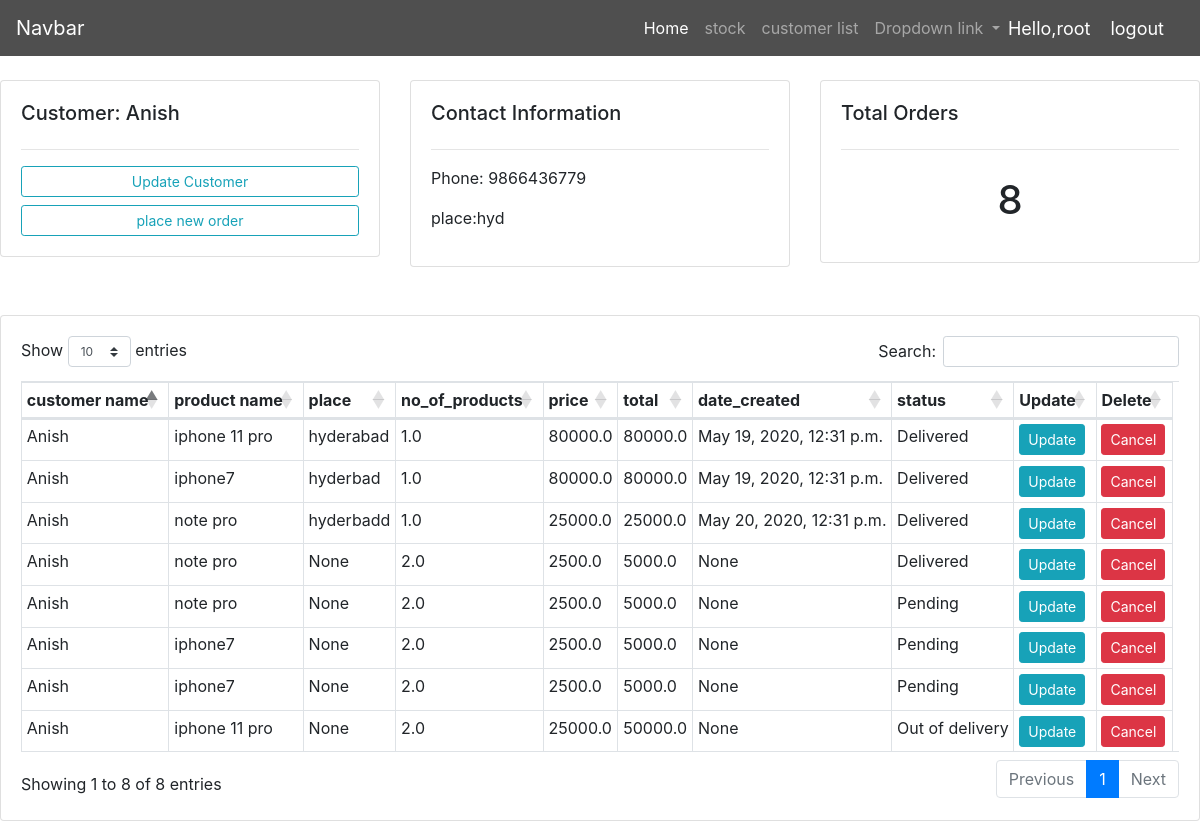
The app's page /customer/1/ (signed in) with its own data.
### sales/models.py (models this page shows, shortened)
class Customer(models.Model):
    name = models.CharField(max_length=100, null=True)
    phone = models.CharField(max_length=100, null=True)
    place = models.CharField(max_length=100, null=True)
    date_created = models.DateTimeField(auto_now_add=True, null=True)
    def __str__(self):
        return self.name

class Invoice(models.Model):
    STATUS = (
        ('Pending', 'Pending'),
        ('Out of delivery', 'Out of delivery'),
        ('Delivered', 'Delivered'),
    )
    customer_name = models.ForeignKey(Customer, null=True, on_delete=models.SET_NULL)
    product_name = models.ForeignKey(Stock, null=True, on_delete=models.SET_NULL)
    place = models.CharField(max_length=100, null=True)
    no_of_products = models.FloatField(null=True)
    price = models.FloatField(null=True)
    total = models.FloatField(null=True)
    date_created = models.DateTimeField(auto_now_add=False, null=True)
    status = models.CharField(max_length=100, null=True, choices=STATUS)
    @property
    def get_total(self):
        total = self.price * self.no_of_products
        return total

class Stock(models.Model):
    product_name = models.CharField(max_length=100, null=True)
    company_name = models.CharField(max_length=100, null=True)
    quantity = models.FloatField(null=True)
    price = models.FloatField(null=True)
    date_created = models.DateTimeField(auto_now_add=True, null=True)
    tags = models.ManyToManyField(Tag)
    stock_available = models.FloatField(null=True, blank=True)
    def __str__(self):
        return self.product_name

### sales/views.py (the view)
# urls.py: path('customer/<str:pk>/', views.customer, name='customer'),
@login_required(login_url='login')
def customer(request, pk):
    customer = Customer.objects.get(id=pk)
    ord = Invoice.objects.filter(customer_name_id=pk).count()
    orders1 = Invoice.objects.filter(customer_name_id=pk)
    myFilter = InvoiceFilter(request.GET, queryset=orders1)
    orders1 = myFilter.qs
    context = {'customer': customer, 'ord': ord, 'orders1': orders1, 'myFilter': myFilter}
    return render(request, 'customer.html', context)

### sales/templates/customer.html
{% extends 'base.html' %}
{% block content %}
    <br>
    <div class="row">
        <div class="col-md">
            <div class="card card-body">
                <h5>Customer: {{ customer.name }}</h5>
                <hr>
                <a class="btn btn-outline-info  btn-sm btn-block" href="">Update Customer</a>
                <a class="btn btn-outline-info  btn-sm btn-block" href="{% url 'placeorder' customer.id %}">place new order</a>
            </div>
        </div>
        <div class="col-md">
            <div class="card card-body">
                <h5>Contact Information</h5>
                <hr>
                <p>Phone: {{ customer.phone }}</p>
                <p>place:{{ customer.place }}</p>
            </div>
        </div>
        <div class="col-md">
            <div class="card card-body">
                <h5>Total Orders</h5>
                <hr>
                <h1 style="text-align: center;padding: 10px">{{ ord }}</h1>
            </div>
        </div>
    </div>
    <br>
    <br>
    <div class="row">
        <div class="col-md">
            <div class="card card-body ">
                <table class="table  table-bordered table-sm table-responsive example ">
                <thead>
                    <tr>
                        <th>customer name</th>
                        <th>product name</th>
                        <th>place</th>
                        <th>no_of_products</th>
                        <th>price</th>
                        <th>total</th>
                        <th>date_created</th>
                        <th>status</th>
                        <th>Update</th>
                        <th>Delete</th>
                    </tr>
                </thead>
                <tbody>
                    {% for data in orders1 %}
                        <tr>
                            <td>{{ data.customer_name }}</td>
                            <td>{{ data.product_name }}</td>
                            <td>{{ data.place }}</td>
                            <td>{{ data.no_of_products }}</td>
                            <td>{{ data.price }}</td>
                            <td>{{ data.get_total }}</td>
                            <td>{{ data.date_created }}</td>
                            <td>{{ data.status }}</td>
                            <td><a class="btn btn-sm btn-info" href="{% url 'updateinvoice' data.id %}">Update</a></td>
                            <td><a class="btn btn-sm btn-danger" href="{% url 'deleteinvoice' data.id %}">Cancel</a>
                            </td>
                        </tr>
                    {% endfor %}
                </tbody>
                </table>
            </div>
        </div>
    </div>
{% endblock %}

### sales/templates/base.html (shortened to what this page needs)
{% load crispy_forms_tags %}
{% load static %}
<!DOCTYPE html>
<html lang="en">
<head>
    <link rel="stylesheet" href="https://stackpath.bootstrapcdn.com/bootstrap/4.5.0/css/bootstrap.min.css"
>
    <link rel="stylesheet" href="{% static 'main.css' %}">
    <link rel="stylesheet" href="https://cdnjs.cloudflare.com/ajax/libs/twitter-bootstrap/4.1.3/css/bootstrap.css">
    <link rel="stylesheet" href="https://cdn.datatables.net/1.10.21/css/dataTables.bootstrap4.min.css">
</head>
<body>
<nav class="navbar navbar-expand-lg navbar-dark bg-light" style="background-color: #4f4f4f!important;">
    <a class="navbar-brand" href="#">Navbar</a>
    <div class="collapse navbar-collapse" id="navbarNavDropdown">
        <ul class="navbar-nav ml-auto">
            <li class="nav-item active">
                <a class="nav-link" style="color: white!important;" href="{% url 'home' %}">Home <span class="sr-only">(current)</span></a>
            </li>
            <li class="nav-item">
                <a class="nav-link" href="{% url 'stock' %}">stock </a>
            </li>
            <li class="nav-item">
                <a class="nav-link" href="{% url 'customerlist' %}">customer list </a>
            </li>
            <li class="nav-item dropdown">
                <a class="nav-link dropdown-toggle" href="#" id="navbarDropdownMenuLink" role="button"
                   data-toggle="dropdown" aria-haspopup="true" aria-expanded="false">
                    Dropdown link
                </a>
            </li>
        </ul>
    </div>
    <span class="hello-msg">Hello,{{ request.user }} </span>
    <span><a class="hello-msg" href="{% url 'logout' %}">logout</a> </span>
</nav>
{% block content %}
{% endblock %}
</body>
</html>

### sales/static/main.css (style rules this page uses)
body { background-color: #ebeff5; }

### sales/templates/base.html (style rules this page uses)
.hello-msg { font-size: 18px; color: white; margin-right: 20px; }

### records on screen
Customer: name "Anish", phone "9866436779", place "hyd"
Invoice: customer_name "Anish", product_name "iphone 11 pro", place "hyderabad", no_of_products "1.0", price "80000.0", get_total "80000.0", date_created "May 19, 2020, 12:31 p.m.", status "Delivered"
Invoice: customer_name "Anish", product_name "iphone7", place "hyderbad", no_of_products "1.0", price "80000.0", get_total "80000.0", date_created "May 19, 2020, 12:31 p.m.", status "Delivered"
Invoice: customer_name "Anish", product_name "note pro", place "hyderbadd", no_of_products "1.0", price "25000.0", get_total "25000.0", date_created "May 20, 2020, 12:31 p.m.", status "Delivered"
Invoice: customer_name "Anish", product_name "note pro", place "None", no_of_products "2.0", price "2500.0", get_total "5000.0", date_created "None", status "Delivered"
Invoice: customer_name "Anish", product_name "note pro", place "None", no_of_products "2.0", price "2500.0", get_total "5000.0", date_created "None", status "Pending"
Invoice: customer_name "Anish", product_name "iphone7", place "None", no_of_products "2.0", price "2500.0", get_total "5000.0", date_created "None", status "Pending"
Invoice: customer_name "Anish", product_name "iphone7", place "None", no_of_products "2.0", price "2500.0", get_total "5000.0", date_created "None", status "Pending"
Invoice: customer_name "Anish", product_name "iphone 11 pro", place "None", no_of_products "2.0", price "25000.0", get_total "50000.0", date_created "None", status "Out of delivery"

### other values on screen
{{ request.user }} "root"
{{ ord }} "8"
